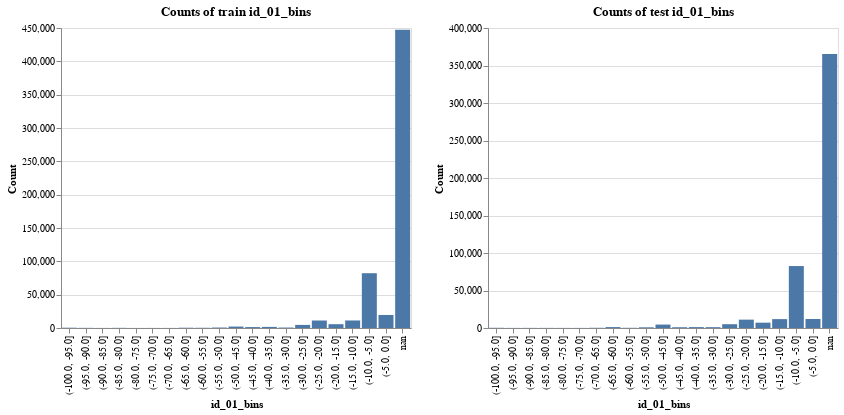

This figure's notebook cell:
### Code cell
compare_bins_train_test_hist(X, X_test, 'id_01_bins', width=350)

### Figure 1 — Vega-Lite specification as saved in the notebook (floating-point values rounded to 4 significant figures)
{"$schema": "https://vega.github.io/schema/vega-lite/v3.3.0.json", "config": {"mark": {"tooltip": null}, "view": {"height": 300, "width": 400}}, "datasets": {"data-7a85bb7d42fa0a0e63b5020ccf831fa9": [{"count": 433, "id_01_bins": "(-100.0, -95.0]"}, {"count": 217, "id_01_bins": "(-95.0, -90.0]"}, {"count": 96, "id_01_bins": "(-90.0, -85.0]"}, {"count": 221, "id_01_bins": "(-85.0, -80.0]"}, {"count": 84, "id_01_bins": "(-80.0, -75.0]"}, {"count": 100, "id_01_bins": "(-75.0, -70.0]"}, {"count": 93, "id_01_bins": "(-70.0, -65.0]"}, {"count": 419, "id_01_bins": "(-65.0, -60.0]"}, {"count": 324, "id_01_bins": "(-60.0, -55.0]"}, {"count": 714, "id_01_bins": "(-55.0, -50.0]"}, {"count": 2147, "id_01_bins": "(-50.0, -45.0]"}, {"count": 1390, "id_01_bins": "(-45.0, -40.0]"}, {"count": 1630, "id_01_bins": "(-40.0, -35.0]"}, {"count": 694, "id_01_bins": "(-35.0, -30.0]"}, {"count": 4640, "id_01_bins": "(-30.0, -25.0]"}, {"count": 11234, "id_01_bins": "(-25.0, -20.0]"}, {"count": 5728, "id_01_bins": "(-20.0, -15.0]"}, {"count": 11301, "id_01_bins": "(-15.0, -10.0]"}, {"count": 82201, "id_01_bins": "(-10.0, -5.0]"}, {"count": 19555, "id_01_bins": "(-5.0, 0.0]"}, {"count": 447319, "id_01_bins": "nan"}], "data-ce8bc3ea0befa1f73042a34fd816a07f": [{"count": 271, "id_01_bins": "(-100.0, -95.0]"}, {"count": 113, "id_01_bins": "(-95.0, -90.0]"}, {"count": 164, "id_01_bins": "(-90.0, -85.0]"}, {"count": 155, "id_01_bins": "(-85.0, -80.0]"}, {"count": 117, "id_01_bins": "(-80.0, -75.0]"}, {"count": 113, "id_01_bins": "(-75.0, -70.0]"}, {"count": 272, "id_01_bins": "(-70.0, -65.0]"}, {"count": 1208, "id_01_bins": "(-65.0, -60.0]"}, {"count": 262, "id_01_bins": "(-60.0, -55.0]"}, {"count": 895, "id_01_bins": "(-55.0, -50.0]"}, {"count": 4565, "id_01_bins": "(-50.0, -45.0]"}, {"count": 1030, "id_01_bins": "(-45.0, -40.0]"}, {"count": 1193, "id_01_bins": "(-40.0, -35.0]"}, {"count": 1112, "id_01_bins": "(-35.0, -30.0]"}, {"count": 5057, "id_01_bins": "(-30.0, -25.0]"}, {"count": 11146, "id_01_bins": "(-25.0, -20.0]"}, {"count": 7096, "id_01_bins": "(-20.0, -15.0]"}, {"count": 11840, "id_01_bins": "(-15.0, -10.0]"}, {"count": 82604, "id_01_bins": "(-10.0, -5.0]"}, {"count": 12000, "id_01_bins": "(-5.0, 0.0]"}, {"count": 365478, "id_01_bins": "nan"}]}, "hconcat": [{"data": {"name": "data-7a85bb7d42fa0a0e63b5020ccf831fa9"}, "encoding": {"tooltip": [{"field": "id_01_bins", "type": "nominal"}, {"field": "count", "type": "quantitative"}], "x": {"axis": {"title": "id_01_bins"}, "field": "id_01_bins", "sort": null, "type": "nominal"}, "y": {"axis": {"title": "Count"}, "field": "count", "type": "quantitative"}}, "mark": "bar", "title": "Counts of train id_01_bins", "width": 350}, {"data": {"name": "data-ce8bc3ea0befa1f73042a34fd816a07f"}, "encoding": {"tooltip": [{"field": "id_01_bins", "type": "nominal"}, {"field": "count", "type": "quantitative"}], "x": {"axis": {"title": "id_01_bins"}, "field": "id_01_bins", "sort": null, "type": "nominal"}, "y": {"axis": {"title": "Count"}, "field": "count", "type": "quantitative"}}, "mark": "bar", "title": "Counts of test id_01_bins", "width": 350}]}
